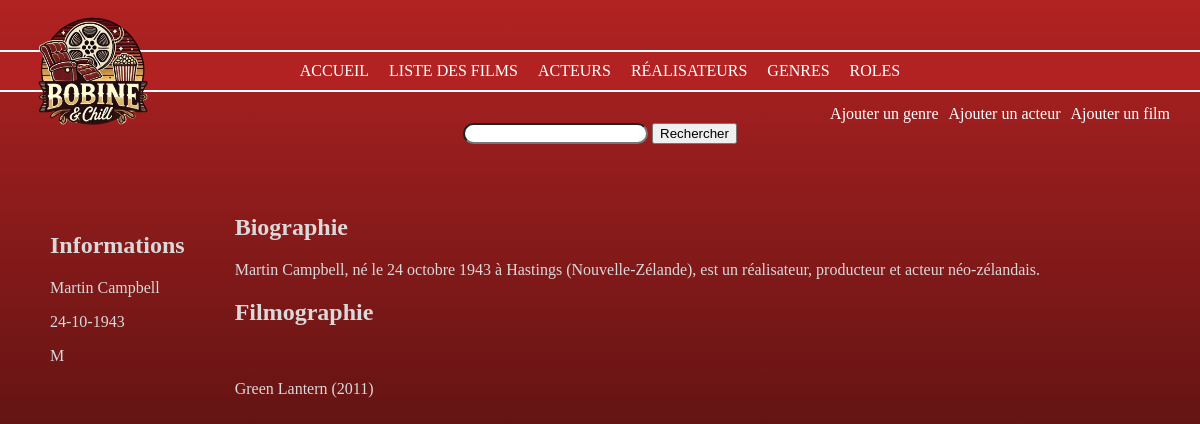
/Projet/index.php?action=detailsRealisateur&id=7, run on the app's committed database.
### tables this page shows
CREATE TABLE IF NOT EXISTS `personne` (
  `id_personne` int NOT NULL AUTO_INCREMENT,
  `nom` varchar(50) NOT NULL,
  `prenom` varchar(50) NOT NULL,
  `sexe` varchar(50) NOT NULL,
  `dateNaissance` date NOT NULL,
  `photo` varchar(255) DEFAULT NULL,
  `biographie` text,
  PRIMARY KEY (`id_personne`) USING BTREE
);

CREATE TABLE IF NOT EXISTS `film` (
  `id_film` int NOT NULL AUTO_INCREMENT,
  `titre` varchar(50) DEFAULT NULL,
  `duree` int DEFAULT NULL,
  `anneeSortie` int DEFAULT NULL,
  `synopsis` text,
  `note` float NOT NULL DEFAULT '0',
  `affiche` varchar(255) NOT NULL DEFAULT '0',
  `id_realisateur` int NOT NULL DEFAULT '0',
  PRIMARY KEY (`id_film`),
  KEY `FK_film_realisateur` (`id_realisateur`),
  CONSTRAINT `FK_film_realisateur` FOREIGN KEY (`id_realisateur`) REFERENCES `realisateur` (`id_realisateur`)
);

### Projet/controller/CinemaController.php (called while the page is built, shortened)
<?php
class CinemaController {
    public function detRealisateur($id) {
        $pdo = Connect::seConnecter();
        $requete = $pdo->prepare(
            "SELECT CONCAT(personne.prenom, ' ', personne.nom) AS nomRealisateur,
            DATE_FORMAT(personne.dateNaissance, '%d-%m-%Y') AS dateNaissanceFr, personne.sexe, personne.photo, personne.biographie
            FROM personne
            INNER JOIN realisateur ON personne.id_personne = realisateur.id_personne
            WHERE realisateur.id_realisateur = :id");
        $requete->execute(["id" => $id]);
        $detRealisateur = $requete->fetch();
        $requete = $pdo->prepare(
            "SELECT film.titre, realisateur.id_realisateur, film.anneeSortie, film.affiche, film.id_film
            FROM film
            INNER JOIN realisateur ON film.id_realisateur = realisateur.id_realisateur
            WHERE realisateur.id_realisateur = :id
            ORDER BY film.anneeSortie DESC");
        $requete->execute(["id" => $id]);
        $detRealisateur2 = $requete->fetchAll();
        require "view/detailsRealisateur.php";
    }
}

### Projet/view/detailsRealisateur.php (the view, shortened to what this page needs)
<body>
    <div class="container-detRea">
        <div class="info-detRea">
            <h2>Informations</h2>
            <p><?= $detRealisateur['nomRealisateur']; ?></p>
            <p><?= $detRealisateur['dateNaissanceFr']; ?> </p>
            <p><?= $detRealisateur['sexe']; ?></p>
        </div>
        <div class="bio-detRea">
            <h2>Biographie</h2>
            <p><?= $detRealisateur['biographie']; ?></p>
            <h2>Filmographie</h2>
            <div class="filmo-detRea">
                <?php foreach($detRealisateur2 as $detRealisateur2) { ?>
                    <div class="bloc-detRea">
                     <p><?= $detRealisateur2['titre']; ?> (<?= $detRealisateur2['anneeSortie']; ?>)</p>
                    </div>
                 <?php } ?>
            </div>
        </div>
    </div>
</body>
<?php
require_once "view/template.php";
?>

### Projet/public/css/style.css (style rules this page uses)
* { box-sizing: border-box; }
body { min-height: 100vh; margin: 0; background-image: linear-gradient(#B22222 0%, #4C0F0F 70%); background-size: cover; background-attachment: fixed; background-repeat: no-repeat; color: #D9D9D9; padding-top: 90px; }
.container-detRea { display: flex; margin-left: 50px; margin-top: 50px; }
.bio-detRea { margin-left: 50px; }
.filmo-detRea { display: flex; gap: 45px; flex-wrap: wrap; }
.bloc-detRea { text-align: center; }

### data on the page
personne: sexe "M", biographie "Martin Campbell, né le 24 octobre 1943 à Hastings (Nouvelle-Zélande), est un réalisateur, producteur et acteur néo-zélandais."
film: titre "Green Lantern", anneeSortie "2011"

### other printed values
$detRealisateur['nomRealisateur'] "Martin Campbell"
$detRealisateur['dateNaissanceFr'] "24-10-1943"
